Frame 1 (no input): blank canvas, image omitted
Frame 60 (no input): blank canvas, image omitted
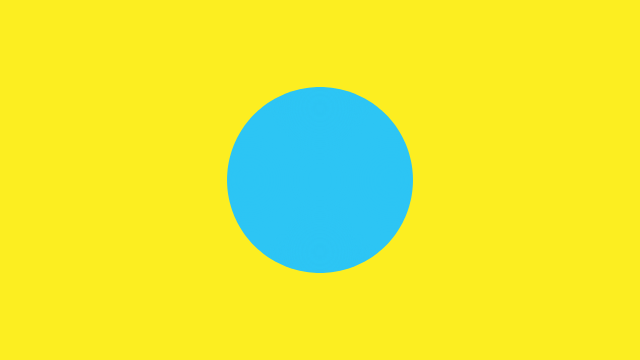
Frame 120 (the mouse pressed at the canvas centre since frame 60)

The p5.js sketch whose frames 1 and 60 were blank and that drew this single picture after the mouse press (run headless with seeded random() and noise() and a simulated clock; from frame 60 on, the mouse is pressed at the canvas centre):

// p5.js sketch
// ── sketch.js
let drops = [];

let r = 1;
let a = 0;

let palette;
let bk;

let newDrop = true;
let currentColor;

function setup() {
  createCanvas(640, 360);
  palette = [
    color(11, 106, 136),
    color(45, 197, 244),
    color(112, 50, 126),
    color(146, 83, 161),
    color(164, 41, 99),
    color(236, 1, 90),
    color(240, 99, 164),
    color(241, 97, 100),
    color(248, 158, 79),
    //
  ];
  bk = color(252, 238, 33); //random(palette);
  currentColor = random(palette);
}

function tineLine(v, x, y, z, c) {
  for (let drop of drops) {
    drop.tine(v, x, y, z, c);
  }
}

function addInk(x, y, r, col) {
  let drop = new Drop(x, y, r, col);
  for (let other of drops) {
    other.marble(drop);
  }
  drops.push(drop);
}

function mouseReleased() {
  newDrop = true;
}

let val = 4;
let counter = 1;

function draw() {
  // if (mouseIsPressed) {
  //   let v1 = createVector(pmouseX, pmouseY);
  //   let v2 = createVector(mouseX, mouseY);
  //   v2.sub(v1);
  //   if (v2.mag() > 0.1) {
  //     v2.normalize();
  //     tineLine(v2, mouseX, mouseY, 2, 16);
  //   }
  // }

  if (mouseIsPressed) {
    if (newDrop) {
      currentColor = palette[counter % palette.length];
      newDrop = false;
      counter++;
    }
    addInk(mouseX, mouseY, 12, currentColor);
  }

  background(bk);
  for (let drop of drops) {
    drop.show();
  }
}


// ── ink.js

class Drop {
  constructor(x, y, r, col) {
    this.center = createVector(x, y);
    this.r = r;
    this.circleDetail = 200;//this.r * 16;
    this.vertices = [];
    for (let i = 0; i < this.circleDetail; i++) {
      let angle = map(i, 0, this.circleDetail, 0, TWO_PI);
      let v = createVector(cos(angle), sin(angle));
      v.mult(this.r);
      v.add(this.center);
      this.vertices[i] = v;
    }
    this.col = col;
  }


  tine(m, x, y, z, c) {
    let u = 1 / pow(2, 1 / c);
    let b = createVector(x, y);
    for (let v of this.vertices) {
      let pb = p5.Vector.sub(v, b);
      let n = m.copy().rotate(HALF_PI);
      let d = abs(pb.dot(n));
      let mag = z * pow(u, d);
      v.add(m.copy().mult(mag));
    }
  }

  marble(other) {
    for (let v of this.vertices) {
      let c = other.center;
      let r = other.r;
      let p = v.copy();
      p.sub(c);
      let m = p.mag();
      let root = sqrt(1 + (r * r) / (m * m));
      p.mult(root);
      p.add(c);
      v.set(p);
    }
  }

  show() {
    fill(this.col);
    noStroke();
    beginShape();
    for (let v of this.vertices) {
      vertex(v.x, v.y);
    }
    endShape(CLOSE);
  }
}
